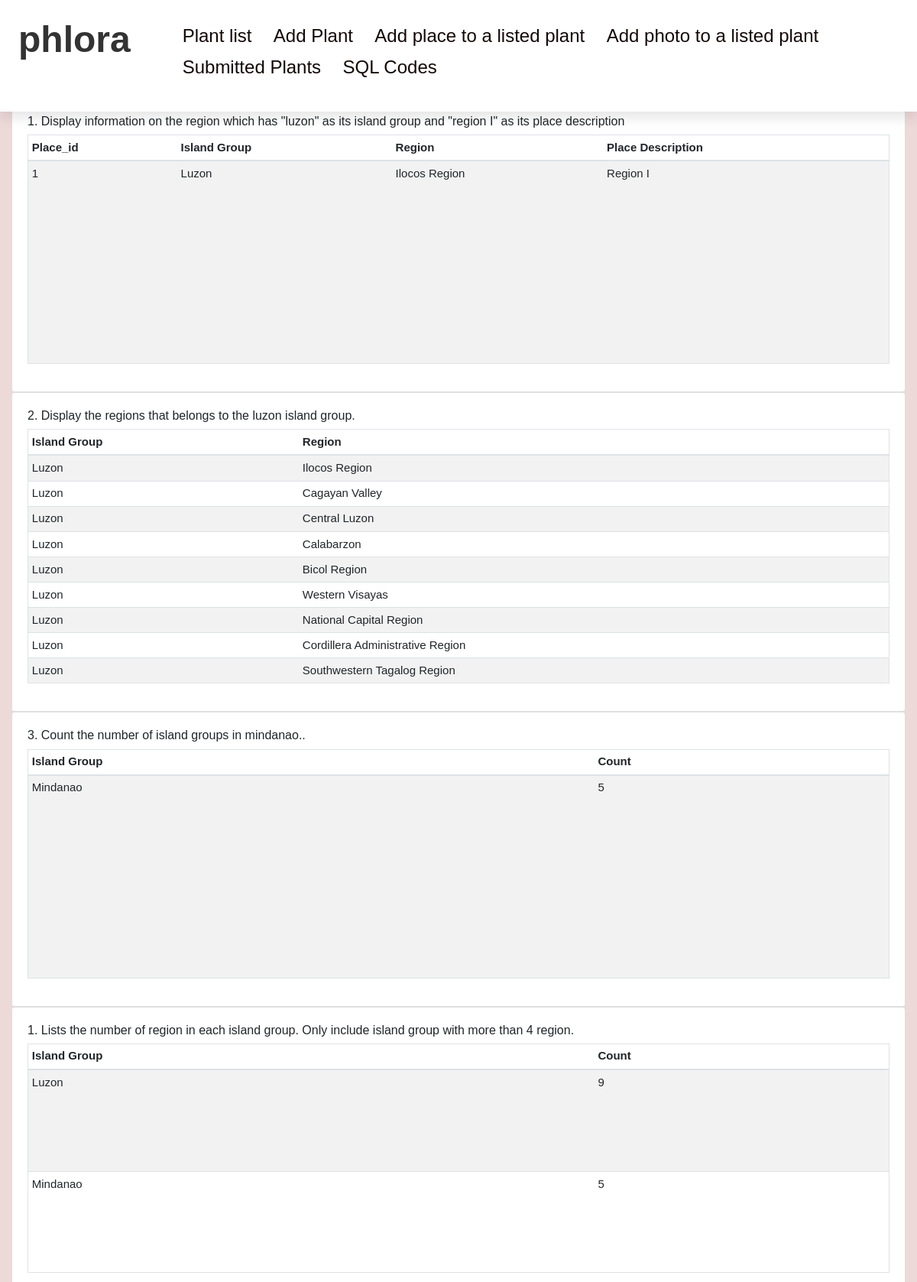
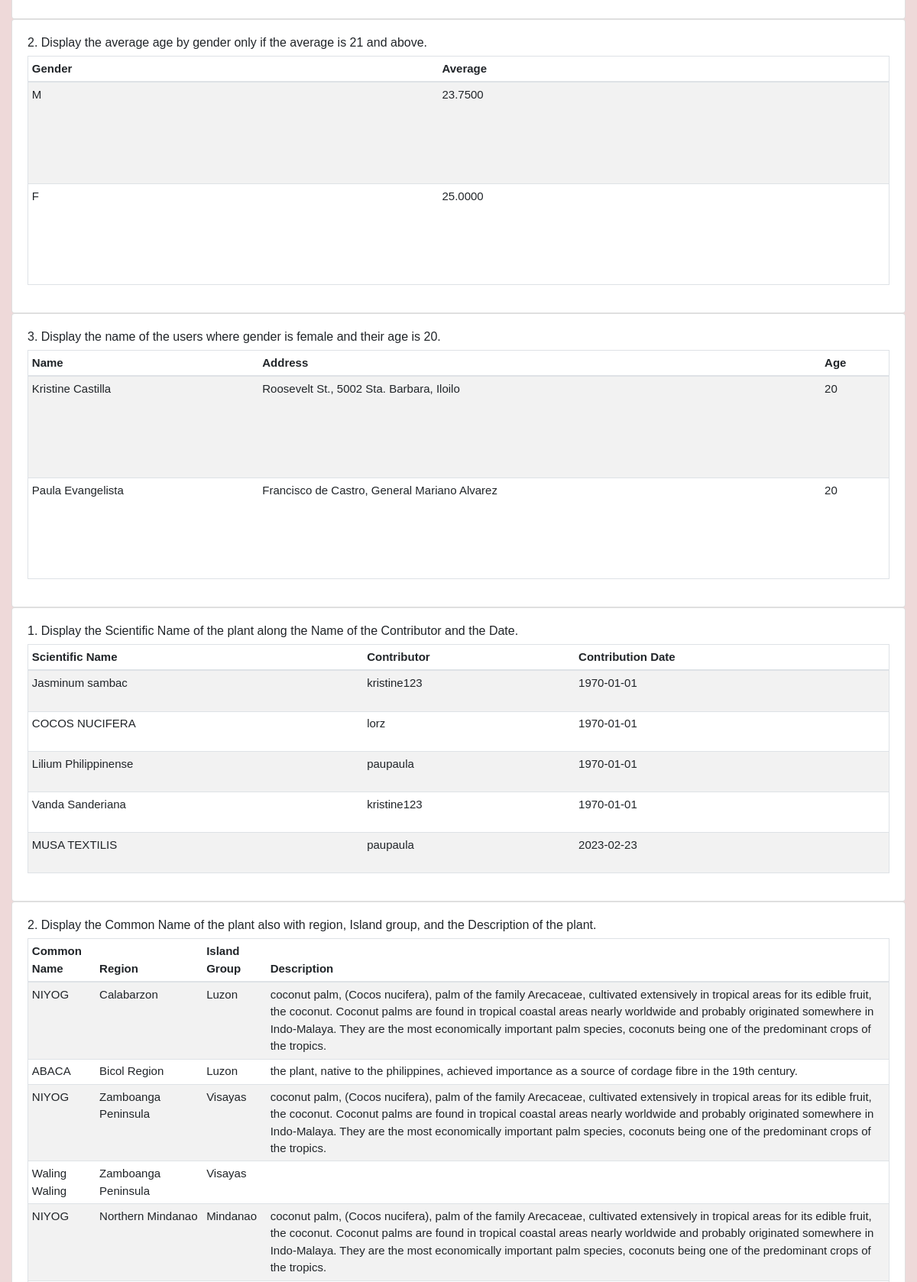
Page /mysqlcodes.php (upper part) on the committed database (2 pictures, top to bottom).
### tables this page shows
CREATE TABLE `place` (
  `place_id` int(11) NOT NULL,
  `island_group` varchar(45) NOT NULL,
  `region` varchar(45) NOT NULL,
  `place_description` varchar(250) NOT NULL
);

CREATE TABLE `contribution` (
  `contribution_id` int(11) NOT NULL,
  `plant_id` int(11) NOT NULL,
  `contributor` varchar(11) NOT NULL,
  `contribution_date` date NOT NULL
);

CREATE TABLE `geninfo` (
  `plant_id` int(11) NOT NULL,
  `scientific_name` varchar(45) NOT NULL,
  `common_name` varchar(45) NOT NULL,
  `p_order` varchar(45) NOT NULL,
  `family` varchar(45) NOT NULL,
  `pdescription` varchar(2500) NOT NULL,
  `photo_id` int(11) DEFAULT NULL
);

### mysqlcodes.php (the view, shortened to what this page needs)
<?php
    include "dbconn.php";
?>
<!DOCTYPE html>
<html>
<head>
    <link rel="stylesheet" href="css/bootstrap.min.css">
    <link rel="stylesheet" href="css/jquery.dataTables.min.css" />
    <link rel="stylesheet" href="css/des2.css">
</head>
<header>
    <a href="index.php" class="logo">phlora<span></span></a>
    <div class="navbar">
        <ul>
            <li><a href="records.php"> Plant list </a></li>
            <li><a href="Insertflora.php"> Add Plant </a></li>
            <li><a href="insertplace.php"> Add place to a listed plant </a></li>
            <li><a href="insertphoto.php"> Add photo to a listed plant </a></li>
            <li><a href="recordssubmitted.php"> Submitted Plants </a></li>
            <li><a href="mysqlcodes.php"> SQL Codes </a></li>
        </ul>
    </div>
</header>
<body>
<br>
<br>
<br>
<br>
<br>
<div class="table-form">
    <div class="container-fluid mt-2">
        <div class="card">
            <div class="card-body">
                <div class="title">
                    <h6>1. Display information on the region which has "luzon" as its island group and "region I" as its place description</h6>
                </div>
                <table id="myDataTable" class="table table-striped table-sm border" cellspacing="0" width="100%" height="300px" style="font-size:15px">
                    <thead>
                        <tr>
                            <th>Place_id</th>
                            <th>Island Group</th>
                            <th>Region</th>
                            <th>Place Description</th>
                        </tr>
                    </thead>
                    <tbody>
                        <?php
                            $sql = "SELECT * FROM phflora.place WHERE island_group ='Luzon' and place_description ='Region I';";
                            $result = $conn->query($sql);
                            if ($result->num_rows > 0) {
                                while($row = $result->fetch_assoc()) {
                        ?>
                            <tr>
                                <td><?php echo ($row['place_id']);?></td>
                                <td><?php echo ($row['island_group']);?></td>
                                <td><?php echo ($row['region']);?></td>
                                <td><?php echo ($row['place_description']);?></td>
                            </tr>
                        <?php }} else {echo "0 results";} ?>
                    </tbody>
                </table>
            </div>
        </div>
        <div class="card">
            <div class="card-body">
                <div class="title">
                    <h6>2. Display the regions that belongs to the luzon island group.</h6>
                </div>
                <table id="myDataTable2" class="table table-striped table-sm border" cellspacing="0" width="100%" height="300px" style="font-size:15px">
                    <thead>
                        <tr>
                            <th>Island Group</th>
                            <th>Region</th>
                        </tr>
                    </thead>
                    <tbody>
                        <?php
                            $sql = "SELECT island_group, region FROM phflora.place WHERE island_group = 'luzon';";
                            $result = $conn->query($sql);
                            if ($result->num_rows > 0) {
                                while($row = $result->fetch_assoc()) {
                        ?>
                            <tr>
                                <td><?php echo ($row['island_group']);?></td>
                                <td><?php echo ($row['region']);?></td>
                            </tr>
                        <?php }} else {echo "0 results";} ?>
                    </tbody>
                </table>
            </div>
        </div>
        <div class="card">
            <div class="card-body">
                <div class="title">
                    <h6>3. Count the number of island groups in mindanao..</h6>
                </div>
                <table id="myDataTable3" class="table table-striped table-sm border" cellspacing="0" width="100%" height="300px" style="font-size:15px">
                    <thead>
                        <tr>
                            <th>Island Group</th>
                            <th>Count</th>
                        </tr>
                    </thead>
                    <tbody>
                        <?php
                            $sql = "SELECT island_group, count(island_group) as count
                            FROM phflora.place
                            WHERE island_group ='Mindanao';";
                            $result = $conn->query($sql);
                            if ($result->num_rows > 0) {
                                while($row = $result->fetch_assoc()) {
                        ?>
                            <tr>
                                <td><?php echo ($row['island_group']);?></td>
                                <td><?php echo ($row['count']);?></td>
                            </tr>
                        <?php }} else {echo "0 results";} ?>
                    </tbody>
                </table>
            </div>
        </div>
        <div class="card">
            <div class="card-body">
                <div class="title">
                    <h6>1. Lists the number of region in each island group. Only include island group with more than 4 region.</h6>
                </div>
                <table id="myDataTable4" class="table table-striped table-sm border" cellspacing="0" width="100%" height="300px" style="font-size:15px">
                    <thead>
                        <tr>
                            <th>Island Group</th>
                            <th>Count</th>
                        </tr>
                    </thead>
                    <tbody>
                        <?php
                            $sql = "SELECT COUNT(region) as count, island_group FROM place GROUP BY island_group HAVING COUNT(region) > 4;";
                            $result = $conn->query($sql);
                            if ($result->num_rows > 0) {
                                while($row = $result->fetch_assoc()) {
                        ?>
                            <tr>
                                <td><?php echo ($row['island_group']);?></td>
                                <td><?php echo ($row['count']);?></td>
                            </tr>
                        <?php }} else {echo "0 results";} ?>
                    </tbody>
                </table>
            </div>
        </div>
        <div class="card">
            <div class="card-body">
                <div class="title">
                    <h6>2. Display the average age by gender only if the average is 21 and above.</h6>
                </div>
                <table id="myDataTable5" class="table table-striped table-sm border" cellspacing="0" width="100%" height="300px" style="font-size:15px">
                    <thead>
                        <tr>
                            <th>Gender</th>
                            <th>Average</th>
                        </tr>
                    </thead>
                    <tbody>
                        <?php
                            $sql = "SELECT gender, AVG(age) as aveage FROM register GROUP BY gender HAVING AVG(age) >= 21;";
                            $result = $conn->query($sql);
                            if ($result->num_rows > 0) {
                                while($row = $result->fetch_assoc()) {
                        ?>
                            <tr>
                                <td><?php echo ($row['gender']);?></td>
                                <td><?php echo ($row['aveage']);?></td>
                            </tr>
                        <?php }} else {echo "0 results";} ?>
                    </tbody>
                </table>
            </div>
        </div>
        <div class="card">
            <div class="card-body">
                <div class="title">
                    <h6>3. Display the name of the users where gender is female and their age is 20.</h6>
                </div>
                <table id="myDataTable6" class="table table-striped table-sm border" cellspacing="0" width="100%" height="300px" style="font-size:15px">
                    <thead>
                        <tr>
                            <th>Name</th>
                            <th>Address</th>
                            <th>Age</th>
                        </tr>
                    </thead>
                    <tbody>
                        <?php
                            $sql = "SELECT name, address, age FROM register WHERE gender = 'F' GROUP BY name, address, age HAVING age = 20;";
                            $result = $conn->query($sql);
                            if ($result->num_rows > 0) {
                                while($row = $result->fetch_assoc()) {
                        ?>
                            <tr>
                                <td><?php echo ($row['name']);?></td>
                                <td><?php echo ($row['address']);?></td>
                                <td><?php echo ($row['age']);?></td>
                            </tr>
                        <?php }} else {echo "0 results";} ?>
                    </tbody>
                </table>
            </div>
        </div>
        <div class="card">
            <div class="card-body">
                <div class="title">
                    <h6>1. Display the Scientific Name of the plant along the Name of the Contributor and the Date.</h6>
                </div>
                <table id="myDataTable7" class="table table-striped table-sm border" cellspacing="0" width="100%" height="300px" style="font-size:15px">
                    <thead>
                        <tr>
                            <th>Scientific Name</th>
                            <th>Contributor</th>
                            <th>Contribution Date</th>
                        </tr>
                    </thead>
                    <tbody>
                        <?php
                            $sql = "SELECT scientific_name, contributor, contribution_date
                            FROM geninfo G JOIN contribution C ON G.Plant_id = C.Plant_id JOIN register R ON C.contributor = R.register_id;";
                            $result = $conn->query($sql);
                            if ($result->num_rows > 0) {
                                while($row = $result->fetch_assoc()) {
                        ?>
                            <tr>
                                <td><?php echo ($row['scientific_name']);?></td>
                                <td><?php echo ($row['contributor']);?></td>
                                <td><?php echo ($row['contribution_date']);?></td>
                            </tr>
                        <?php }} else {echo "0 results";} ?>
                    </tbody>
                </table>
            </div>
        </div>
        <div class="card">
            <div class="card-body">
                <div class="title">
                    <h6>2. Display the Common Name of the plant also with region, Island group, and the Description of the plant.</h6>
                </div>
                <table id="myDataTable8" class="table table-striped table-sm border" cellspacing="0" width="100%" height="300px" style="font-size:15px">
                    <thead>
                        <tr>
                            <th>Common Name</th>
                            <th>Region</th>
                            <th>Island Group</th>
                            <th>Description</th>
                        </tr>
                    </thead>
                    <tbody>
                        <?php
                            $sql = "SELECT common_name, p.region, p.island_group, pdescription
                            FROM geninfo G JOIN habitat H ON G.plant_id = H.plant_id JOIN place P ON H.place_id = P.place_id;";
                            $result = $conn->query($sql);
                            if ($result->num_rows > 0) {
                                while($row = $result->fetch_assoc()) {
                        ?>
                            <tr>
                                <td><?php echo ($row['common_name']);?></td>
                                <td><?php echo ($row['region']);?></td>
                                <td><?php echo ($row['island_group']);?></td>
                                <td><?php echo ($row['pdescription']);?></td>
                            </tr>
                        <?php }} else {echo "0 results";} ?>
                    </tbody>
                </table>
            </div>
        </div>
    </div>
</div>
</body>
<link rel="stylesheet" type="text/css" href="css/datatables.min.css"/>
</html>

### css/des2.css (style rules this page uses)
header { position: fixed; top:0; left:0; right:0; background:#fff; padding:1rem 2%; display: flex; justify-content: space-between; z-index: 300; box-shadow: 0 .5rem 1rem rgba(0,0,0,.1); }
header .logo { font-size: 3rem; color:#333; font-weight: bolder; }
body { margin: 0; padding: 0; font-family: Verdana, Geneva, Tahoma, sans-serif; background-color: #eed9d9; }
.navbar { display: flex; height: 3 rem; background-color: #ffffff; align-items: center; }
.navbar ul li { display: inline-block; font-size: 1.5rem; padding-inline: 12px; margin-top: 5px; }
.navbar ul li a { color: rgb(19, 7, 7); align-items: center; }
.table-form { font-size: 10px; }

### rows in the picture
place: place_id "1", island_group "Luzon", region "Ilocos Region", place_description "Region I"
place: island_group "Luzon", region "Cagayan Valley"
place: island_group "Luzon", region "Central Luzon"
place: island_group "Luzon", region "Calabarzon"
place: island_group "Luzon", region "Bicol Region"
place: island_group "Luzon", region "Western Visayas"
place: island_group "Luzon", region "National Capital Region"
place: island_group "Luzon", region "Cordillera Administrative Region"
place: island_group "Luzon", region "Southwestern Tagalog Region"
contribution: plant.scientific_name "Jasminum sambac", contributor "kristine123", contribution_date "1970-01-01"
contribution: plant.scientific_name "COCOS NUCIFERA", contributor "lorz", contribution_date "1970-01-01"
contribution: plant.scientific_name "Lilium Philippinense", contributor "paupaula", contribution_date "1970-01-01"
contribution: plant.scientific_name "Vanda Sanderiana", contributor "kristine123", contribution_date "1970-01-01"
contribution: plant.scientific_name "MUSA TEXTILIS", contributor "paupaula", contribution_date "2023-02-23"
geninfo: common_name "NIYOG", place.region "Calabarzon", place.island_group "Luzon", pdescription "coconut palm, (Cocos nucifera), palm of the family Arecaceae, cultivated extensively in tropical areas for its edible fruit, the coconut. Coconut palms are found in tropical coastal areas nearly worldwide and probably originated somewhere in Indo-Malaya. They are the most economically important palm species, coconuts being one of the predominant crops of the tropics.", place.region "Zamboanga Peninsula", place.island_group "Visayas", place.region "Northern Mindanao", place.island_group "Mindanao"
geninfo: common_name "ABACA", place.region "Bicol Region", place.island_group "Luzon", pdescription "the plant, native to the philippines, achieved importance as a source of cordage fibre in the 19th century."
geninfo: common_name "Waling Waling", place.region "Zamboanga Peninsula", place.island_group "Visayas"

### other values in the picture
$row['island_group'] "Mindanao"
$row['count'] "5"
$row['island_group'] "Luzon"
$row['count'] "9"
$row['gender'] "M"
$row['aveage'] "23.7500"
$row['gender'] "F"
$row['aveage'] "25.0000"
$row['name'] "Kristine Castilla"
$row['address'] "Roosevelt St., 5002 Sta. Barbara, Iloilo"
$row['age'] "20"
$row['name'] "Paula Evangelista"
$row['address'] "Francisco de Castro, General Mariano Alvarez"
